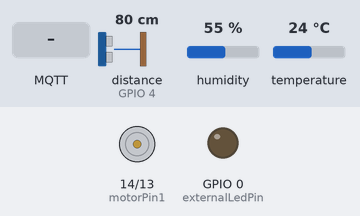
The sketch below on a simulated ESP8266 (NodeMCU). Parts: motor-driver pin pairs drawn as motors (green arrow = first pin HIGH = forward, orange = second pin HIGH = backward, longer = more drive), output pins drawn as LEDs (lit = HIGH). The test bench sets the inputs (shaded band); at power-on: distance to the obstacle (sensor on GPIO 4) 80 cm, humidity 55 %, temperature 24 °C. The echo pulse lasts 58.3 µs per cm; WiFi joins after 1.5 s; servers stay silent unless stated; random numbers use the default seed unless the sketch sets one; no MQTT or app messages arrive unless stated; pins used as bus, display or sensor lines are not drawn; what the sketch prints to the serial monitor is not drawn.

Above: at 2.9 s.
3.0 s: MQTT message "on" arrives on the first subscribed topic
At 4.2 s:
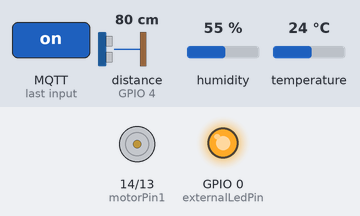
4.5 s: MQTT message "full" arrives on the second subscribed topic
At 5.5 s:
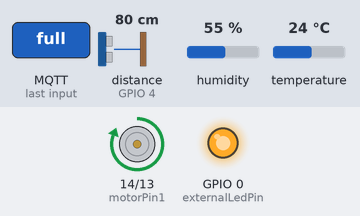
6.0 s: MQTT message "1" arrives on the first subscribed topic
At 6.3 s:
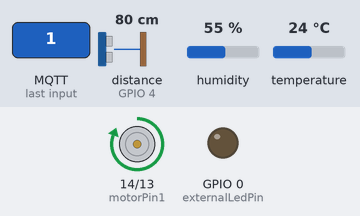
7.5 s: MQTT message "half" arrives on the second subscribed topic
At 8.1 s:
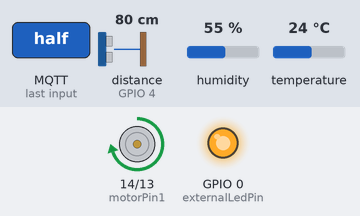
9.0 s: MQTT message "counterclockwise" arrives on the second subscribed topic
At 9.4 s:
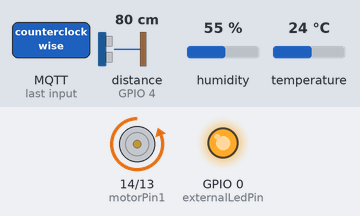
10.5 s: MQTT message "1" arrives on the second subscribed topic
At 10.8 s:
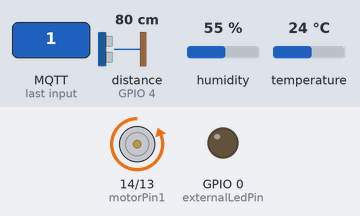
Timing chart, 0 to 13.0 s (numbered marks = the images above; inputs shaded):
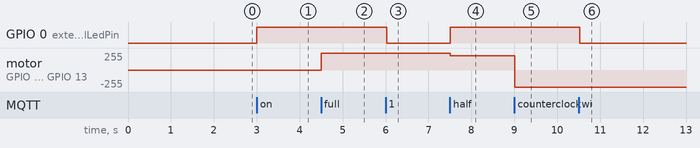

Measured:
- after the input at 3.0 s, GPIO 0 (externalLedPin): LOW → HIGH at once
- after the input at 4.5 s, motor on GPIO 14 (motorPin1) / GPIO 13 (motorPin2): stopped → forward 255/255 at once
- after the input at 6.0 s, GPIO 0 (externalLedPin): HIGH → LOW at once
- after the input at 7.5 s, GPIO 0 (externalLedPin): LOW → HIGH at once; motor on GPIO 14 (motorPin1) / GPIO 13 (motorPin2): forward 255/255 → forward 215/255 at once
- after the input at 9.0 s, motor on GPIO 14 (motorPin1) / GPIO 13 (motorPin2): forward 215/255 → backward 255/255 at once
- after the input at 10.5 s, GPIO 0 (externalLedPin): HIGH → LOW at once

The sketch:

motor_dht_sonar.ino
```cpp
#include <ESP8266WiFi.h>
#include <ArduinoWebsockets.h>
#include <PubSubClient.h>
#include <NewPing.h>  // Include the NewPing library for the ultrasonic sensor
#include <ArduinoJson.h>
#include <DHT.h>  // Include the DHT library for the DHT11 sensor

// const char *ssid = "www.dolphinlabs.in";
// const char *password = "123456789";

const char *ssid = "DIGISOL";
const char *password = "qas1725utl1";

const char *mqtt_server = "3.111.108.14";
const char *websockets_server_host = "3.111.108.14";
const uint16_t websockets_server_port = 8878;


String current_motor_mode = "";
const char *sensorName = "chitta-admin@gmail.com-galaxy-society-sensor-pool";
const char *eventName = "messageToAllUsers";
const int externalLedPin = 0;  // GPIO0 (D3) - LED pin connected to NodeMCU
const int TRIGGER_PIN = 5;     // GPIO5 (D1) - Trigger pin of HC-SR04 connected to NodeMCU
const int ECHO_PIN = 4;        // GPIO4 (D2) - Echo pin of HC-SR04 connected to NodeMCU
const int MAX_DISTANCE = 200;  // Maximum distance to measure in centimeters

const int motorPin1 = 14;  // GPIO14 (D5) - Input pin 1 (e.g., IN1) of L293D connected to NodeMCU
const int motorPin2 = 13;  // GPIO13 (D7) - Input pin 2 (e.g., IN2) of L293D connected to NodeMCU


const int DHTPIN = 2;       // GPIO2 (D4) - Data pin of DHT11 sensor
const int DHTTYPE = DHT11;  // Type of the DHT sensor
boolean isMotorOn = false;
WiFiClient espClient;

PubSubClient pubsubclient(espClient);
unsigned long lastMsg = 0;
#define MSG_BUFFER_SIZE (50)
char msg[MSG_BUFFER_SIZE];
int value = 0;

NewPing sonar(TRIGGER_PIN, ECHO_PIN, MAX_DISTANCE);
DHT dht(DHTPIN, DHTTYPE);

//websocket
using namespace websockets;
WebsocketsClient websocketclient;
void setup_wifi() {
  delay(10);
  Serial.println();
  Serial.print("Connecting to ");
  Serial.println(ssid);

  WiFi.mode(WIFI_STA);
  WiFi.begin(ssid, password);

  while (WiFi.status() != WL_CONNECTED) {
    delay(500);
    Serial.print(".");
  }

  randomSeed(micros());

  Serial.println("");
  Serial.println("WiFi connected");
  Serial.println("IP address: ");
  Serial.println(WiFi.localIP());
}
void setupWebSocket() {
  // Connect to WebSocket server
  bool connected = websocketclient.connect(websockets_server_host, websockets_server_port, "/socket.io/?EIO=4&transport=websocket");

  if (connected) {
    Serial.println("WebSocket Connected!");
  } else {
    Serial.println("WebSocket Not Connected!");
  }

  // Set up callback for incoming messages
  websocketclient.onMessage([&](WebsocketsMessage message) {
    Serial.print("Got Message: ");
    Serial.println(message.data());
    // Handle incoming messages here if needed
  });
}


void setupMqtt() {
  while (!pubsubclient.connected()) {
    Serial.print("Attempting MQTT connection...");
    String clientId = "ESP8266Client-";
    clientId += String(random(0xffff), HEX);

    if (pubsubclient.connect(clientId.c_str(), "root", "manager")) {
      Serial.println("connected");
      char topicSubscribe[150];  // Adjust the buffer size as needed
      strcpy(topicSubscribe, sensorName);
      strcat(topicSubscribe, "/button/status");

      pubsubclient.subscribe(topicSubscribe);
      String motorControlTopic = String(sensorName) + "/motor/control";
      pubsubclient.subscribe(motorControlTopic.c_str());
    } else {
      Serial.print("failed, rc=");
      Serial.print(pubsubclient.state());
      Serial.println(" try again in 5 seconds");
      delay(5000);
    }
  }
}


void setup() {
  pinMode(BUILTIN_LED, OUTPUT);
  pinMode(externalLedPin, OUTPUT);

  pinMode(motorPin1, OUTPUT);
  pinMode(motorPin2, OUTPUT);

  digitalWrite(motorPin1, LOW);  // Initially, set input pin 1 (IN1) to LOW
  digitalWrite(motorPin2, LOW);  // Initially, set input pin 2 (IN2) to LOW

  Serial.begin(115200);

  pubsubclient.setServer(mqtt_server, 8883);
  pubsubclient.setCallback(callback);

  setup_wifi();
  setupWebSocket();
  setupMqtt();

  dht.begin();
}

void loop() {
  pubsubclient.loop();

  unsigned long now = millis();

  if (now - lastMsg > 300) {
    lastMsg = now;
    int distance = sonar.ping_cm();
    // Read DHT11 sensor data
    float humidity = dht.readHumidity();
    float temperature = dht.readTemperature();

    // Create the JSON payload
    String jsonPayload = createJsonPayload(18.5381977,18.5381977,distance, 40, humidity, temperature, current_motor_mode);


    Serial.print("Publish message: ");
    Serial.println(jsonPayload);
    char topicPublish[150];  // Adjust the buffer size as needed
    strcpy(topicPublish, "sensor_data/");
    strcat(topicPublish, sensorName);
    pubsubclient.publish(topicPublish, jsonPayload.c_str());

  }
}

String createJsonPayload(float latitudeLong, float longitudeLong, int distance, int maxValue, float humidity, float temperature, String current_motor_mode) {
  StaticJsonDocument<200> jsonDoc;

  jsonDoc["latitudeLongEsp"] = 18.5381977;
  jsonDoc["longitudeLongEsp"] = 73.8301322;
  jsonDoc["data"] = distance;
  jsonDoc["maxValue"] = maxValue;
  jsonDoc["current_button_status"] = (digitalRead(externalLedPin) == LOW) ? "1" : "0";  // Check the state of externalLedPin
  jsonDoc["humidity"] = humidity;
  jsonDoc["temperature"] = temperature;
  jsonDoc["current_motor_mode"] = current_motor_mode;

  String payload;
  serializeJson(jsonDoc, payload);

  return payload;
}

void controlMotor(String command) {
  if (command == "on") {
    isMotorOn = true;
    // Run in clockwise direction
  } else if (command == "full") {
    isMotorOn = true;
    analogWrite(motorPin1, 255);  // Set motor to full speed
    digitalWrite(motorPin2, LOW);
  } else if (command == "off") {
    isMotorOn = false;
    digitalWrite(motorPin1, LOW);  // Stop the motor
    digitalWrite(motorPin2, LOW);
  } else if (command == "half") {
    isMotorOn = true;
    analogWrite(motorPin1, 215);   // Set motor to half speed
    digitalWrite(motorPin2, LOW);  // Run in clockwise direction
  } else if (command == "quarter") {
    isMotorOn = true;
    analogWrite(motorPin1, 198);   // Set motor to quarter speed
    digitalWrite(motorPin2, LOW);  // Run in clockwise direction
  } else if (command == "clockwise") {
    if (isMotorOn) {
      digitalWrite(motorPin1, HIGH);  // Set input pin 1 (IN1) to HIGH
      digitalWrite(motorPin2, LOW);   // Set input pin 2 (IN2) to LOW
    }
  } else if (command == "counterclockwise") {
    if (isMotorOn) {
      digitalWrite(motorPin1, LOW);   // Set input pin 1 (IN1) to LOW
      digitalWrite(motorPin2, HIGH);  // Set input pin 2 (IN2) to HIGH
    }
  }
}


void callback(char *topic, byte *payload, unsigned int length) {
  Serial.print("Message arrived [");
  Serial.print(topic);
  Serial.print("] ");
  for (int i = 0; i < length; i++) {
    Serial.print((char)payload[i]);
  }
  Serial.println();

  // Switch on the LED if an '1' was received as the first character
  if ((char)payload[0] == '1') {
    digitalWrite(BUILTIN_LED, LOW);
    digitalWrite(externalLedPin, LOW);
  } else {
    digitalWrite(BUILTIN_LED, HIGH);
    digitalWrite(externalLedPin, HIGH);
  }

  String topicStr = String(topic);

  if (topicStr == String(sensorName) + "/motor/control") {
    String motorCommand;
    for (int i = 0; i < length; i++) {
      motorCommand += (char)payload[i];
    }
    current_motor_mode = motorCommand;
    controlMotor(motorCommand);
  }
}

void sendMessageToWebsocketServer(const char *eventName, const char *senderName, const char *targetUserName, const char *inputMessage) {
  // Create a JSON object
  delay(140);
  const size_t capacity = JSON_OBJECT_SIZE(3) + 90;

  // Create a JSON document with the specified capacity
  DynamicJsonDocument jsonDocument(capacity);

  // Create individual JSON objects for each field and assign values
  JsonObject jsonObject = jsonDocument.to<JsonObject>();

  jsonObject["message"] = inputMessage;

  // Serialize the JSON object to a string
  String serializedJson;
  serializeJson(jsonDocument, serializedJson);

  // Constructing the final message
  String messageToSend = "42[\"" + String(eventName) + "\", " + serializedJson + "]";

  // Send the message
  websocketclient.send(messageToSend);
  // Print the serialized JSON string
  Serial.println(messageToSend);  // Output the JSON message to Serial Monitor
}
```
